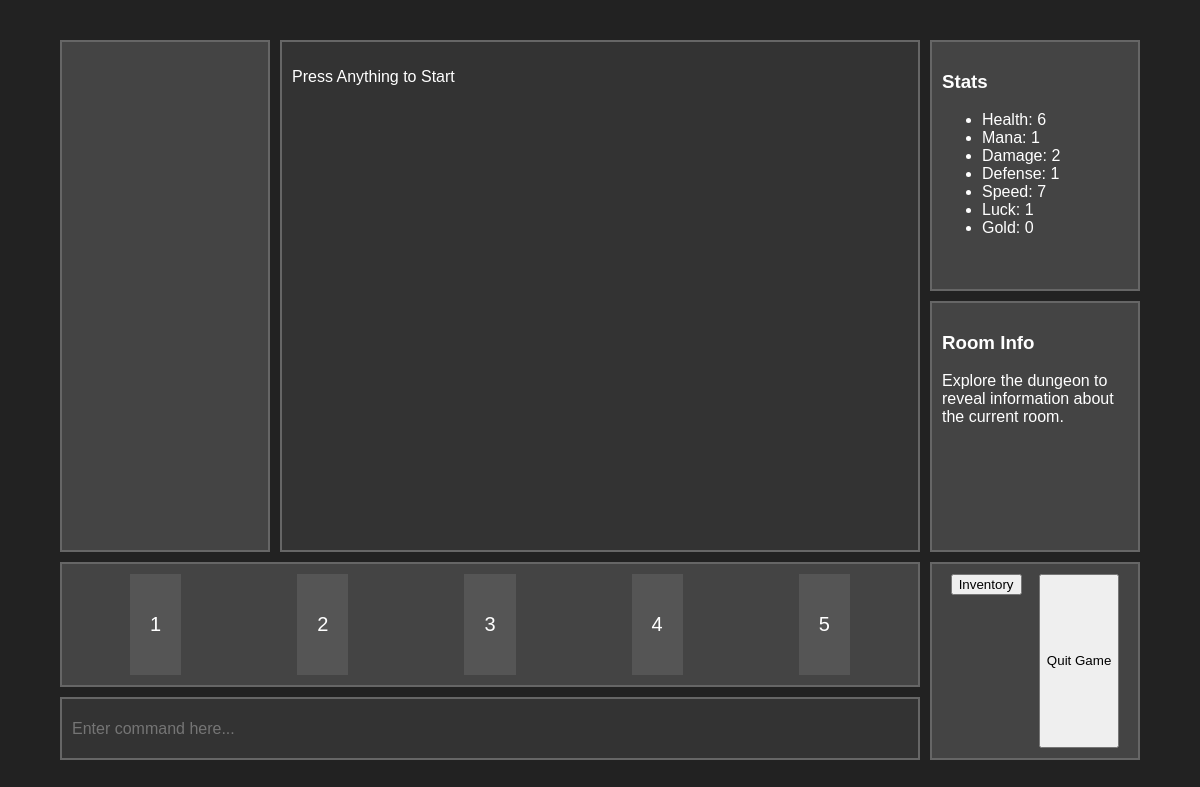
The page /game/2 on the database its author committed.
### models/character.py (models this page shows, shortened)
class Character(db.Model):
    __tablename__ = 'characters'
    skill_point = 2
    id = db.Column(db.Integer, primary_key=True)
    name = db.Column(db.String(50), nullable=False)
    classification = db.Column(db.String(50))
    level = db.Column(db.Integer)
    experience = db.Column(db.Integer)
    mexperience = db.Column(db.Integer)
    health = db.Column(db.Integer)
    mhealth = db.Column(db.Integer)
    mana = db.Column(db.Integer)
    mmana = db.Column(db.Integer)
    damage = db.Column(db.Integer)
    defense = db.Column(db.Integer)
    accuracy = db.Column(db.Integer)
    speed = db.Column(db.Integer)
    luck = db.Column(db.Integer)
    dungeon_level = db.Column(db.Integer)
    gold = db.Column(db.Integer)
    inventory = db.relationship('Item', secondary=character_items, backref=db.backref('owners', lazy=True))

### game.py (the view)
@app.route('/game/<int:character_id>', methods=['GET'])
def continue_game(character_id):
    character = db.session.get(Character, character_id)
    session['character_id'] = character.id
    messages = ['Press Anything to Start']
    session['init'] = True
    if character:
        return render_template('main.html', character=character, messages=messages)
    else:
        return redirect(url_for('start_screen'))

### templates/main.html (shortened to what this page needs)
<!DOCTYPE html>
<html lang="en">
<head>
    <link rel="stylesheet" href="{{ url_for('static', filename='main.css') }}">
</head>
<body>
    <div class="container">
        <div class="image-box">
        </div>
        <div class="text-box" id="text-box">
            {% for message in messages %}
                <p>{{ message|safe }}</p>
            {% endfor %}
        </div>
        <div class="stats-box">
            <h3>Stats</h3>
            <ul>
                <li>Health: {{ character.health }}</li>
                <li>Mana: {{ character.mana }}</li>
                <li>Damage: {{ character.damage }}</li>
                <li>Defense: {{ character.defense }}</li>
                <li>Speed: {{ character.speed }}</li>
                <li>Luck: {{ character.luck }}</li>
                <li>Gold: {{ character.gold }}</li>
            </ul>
        </div>
        <div class="info-box" id="info-box">
            <h3>Room Info</h3>
            <p>Explore the dungeon to reveal information about the current room.</p>
        </div>
        <div class="action-box">
            <button onclick="sendInput('1')">1</button>
            <button onclick="sendInput('2')">2</button>
            <button onclick="sendInput('3')">3</button>
            <button onclick="sendInput('4')">4</button>
            <button onclick="sendInput('5')">5</button>
        </div>
        <div class="menu-box">
            <form action="/inventory/characters.id" method="POST">
                <button type="submit" id="inventory-btn" class="action-btn">Inventory</button>
            </form>
            <button onclick="quitGame()">Quit Game</button>
        </div>
        <div class="input-box">
            <form action="/main" method="POST" id="input-form">
                <input type="text"
                       id="command-input"
                       name="command"
                       style="width: 80%; height: 100%; color: white; background-color: #333;"
                       placeholder="Enter command here..."
                       autocomplete="off"
                       onkeydown="handleInput(event)">
            </form>
        </div>
    </div>
</body>
</html>

### static/main.css (style rules this page uses)
body { font-family: Arial, sans-serif; margin: 0; padding: 0; display: flex; justify-content: center; align-items: center; height: 100vh; background-color: #222; color: #ffffff; }
.container { display: grid; grid-template-areas: "image-box text-box text-box stats-box" "image-box text-box text-box info-box" "action-box action-box action-box menu-box" "input-box input-box input-box menu-box"; grid-template-columns: 2fr 3fr 3fr 2fr; grid-template-rows: 2fr 2fr 1fr 0.5fr; gap: 10px; width: 90%; height: 90%; }
.image-box { grid-area: image-box; background-color: #444; padding: 10px; border: 2px solid #666; overflow-y: auto; }
.info-box { grid-area: info-box; background-color: #444; padding: 10px; border: 2px solid #666; overflow-y: auto; }
.text-box { grid-area: text-box; background-color: #333; padding: 10px; border: 2px solid #666; overflow-y: auto; }
.stats-box { grid-area: stats-box; background-color: #444; padding: 10px; border: 2px solid #666; overflow-y: auto; }
.input-box { grid-area: input-box; background-color: #333; display: flex; align-items: center; justify-content: center; border: 2px solid #666; padding: 0; }
.input-box form { width: 100%; height: 100%; }
.input-box input[type="text"] { width: 100%; height: 100%; font-size: 16px; padding: 0 10px; border: none; outline: none; }
.action-box { grid-area: action-box; background-color: #444; padding: 10px; border: 2px solid #666; display: flex; justify-content: space-around; }
.action-box button { background-color: #555; color: white; font-size: 20px; border: none; padding: 10px 20px; cursor: pointer; transition: 0.3s; }
.menu-box { grid-area: menu-box; background-color: #444; padding: 10px; border: 2px solid #666; display: flex; justify-content: space-around; }

### rows shown on the page
Character: health "6", mana "1", damage "2", defense "1", speed "7", luck "1", gold "0"

### other values the page prints
{{ message|safe }} "Press Anything to Start"
